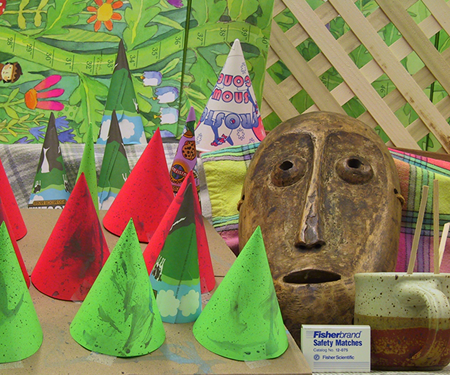
#> input picture scripts/im2.png, 450 x 375 px
$ python logger.py
#> lines starting #> are read from the running program, lines starting #| are printed output that depends on the picture
from logging import FileHandler
from vlogging import VisualRecord

if __name__ == '__main__':
    import cv2
    from PIL import Image
    import numpy as np
    import matplotlib.pyplot as plt

    # evenly sampled time at 200ms intervals
    t = np.arange(0., 5., 0.2)

    fig1 = plt.figure()
    plt.plot(t, t, 'r--', t, t ** 2, 'bs', t, t ** 3, 'g^')

    cv_image = cv2.imread('im2.png')
#> cv_image is the input picture: shape (375, 450, 3); mean B, G, R 82.3, 130.2, 132.6
    pil_image = Image.open('im6.png')
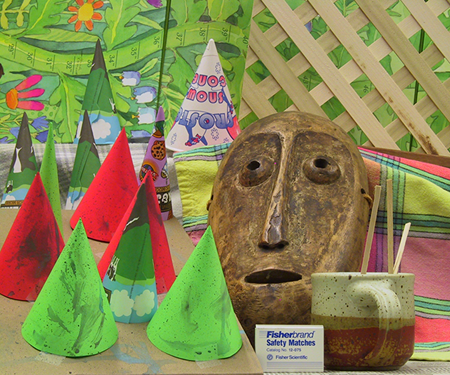
#> input picture scripts/im6.png, 450 x 375 px
#> pil_image is the input picture: PIL image 450x375 RGB; mean R, G, B 137.4, 133.3, 83.6

    import logging
    logger = logging.getLogger("demo")
    fh = FileHandler('test.html', mode="w")

    logger.setLevel(logging.DEBUG)
    logger.addHandler(fh)

    logger.debug(VisualRecord(
        "Hello from OpenCV", cv_image, "This is openCV image", fmt="png"))
#> (this line was passed over: vlogging is not available in this run)

    logger.info(VisualRecord(
        "Hello from PIL", pil_image, "This is PIL image", fmt="jpeg"))
#> (this line was passed over: vlogging is not available in this run)

    logger.info(VisualRecord(
        "Hello from pylab", fig1, "This is PyLab graph", fmt="png"))
#> (this line was passed over: vlogging is not available in this run)

    logger.warning(
        VisualRecord("Hello from all", [cv_image, pil_image, fig1],
                     fmt="png"))
#> (this line was passed over: vlogging is not available in this run)
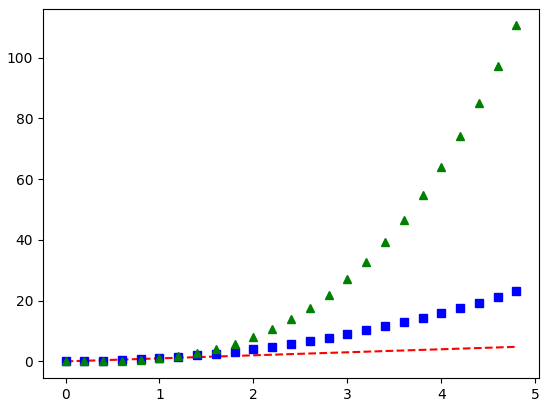
#> figure drawn by matplotlib, 1 panel; curve peaks at x = 4.8, y = 4.8; curve peaks at x = 4.8, y = 23.04; curve peaks at x = 4.8, y = 110.6
